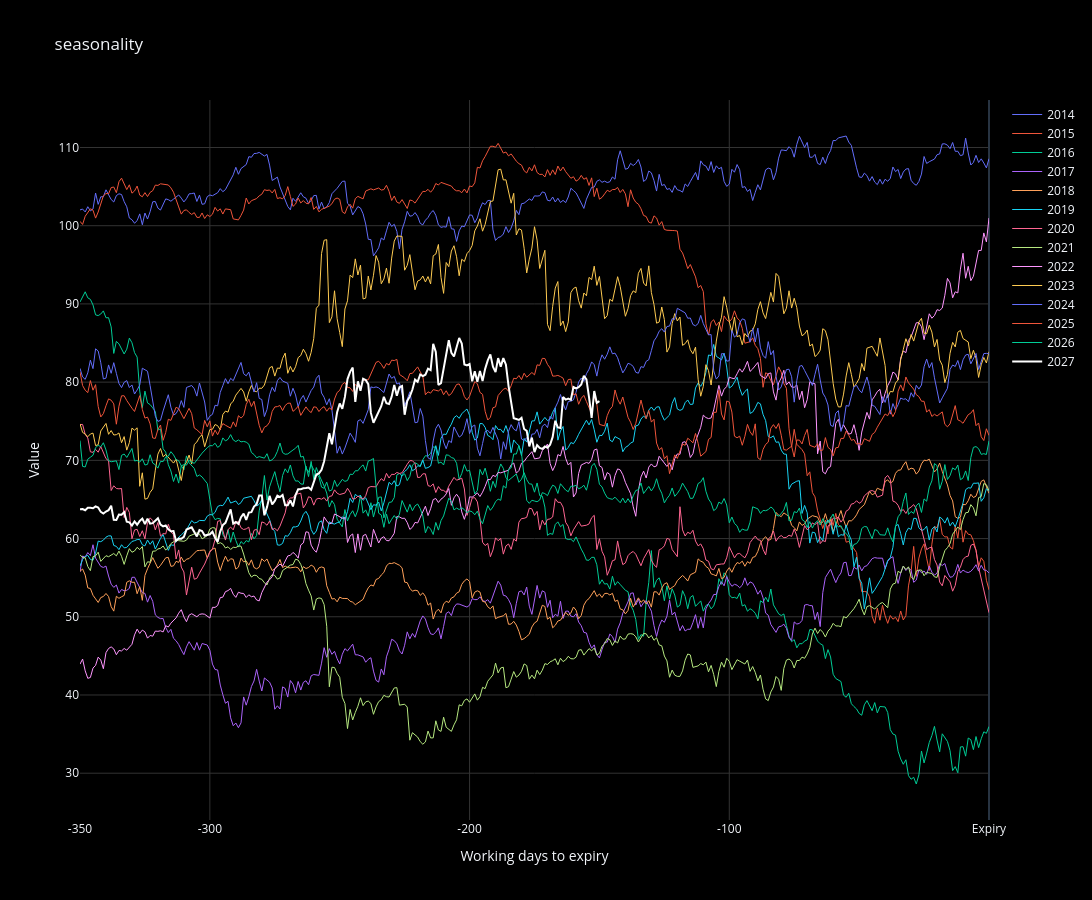

The cell this chart's notebook holds for it:
### Code cell
result = sznlty.working_day_expression_seasonality("CO", "J27 - 3*M27 + 3*Q27 - V27 ", start_year=2014, end_year=2027, window_days=350)
plotter.plot_seasonality(result, title="seasonality")
export_to_excel(result, filename="seasonality_report_final.xlsx")

### Figure 1 — Plotly figure (JSON) as saved in the notebook; plotly's stock layout.template omitted (floating-point values rounded to 4 significant figures; data arrays with more than 128 entries replaced by an {"elided": "..."} marker saying what was removed)
{"data": [{"customdata": {"elided": "346 str values"}, "hovertemplate": "2014<br>Date: %{customdata}<br>Value: %{y:.2f}<extra></extra>", "line": {"color": "#636EFA", "width": 1}, "mode": "lines", "name": "2014", "type": "scatter", "x": {"elided": "346 int values"}, "y": {"elided": "346 float values"}}, {"customdata": {"elided": "346 str values"}, "hovertemplate": "2015<br>Date: %{customdata}<br>Value: %{y:.2f}<extra></extra>", "line": {"color": "#EF553B", "width": 1}, "mode": "lines", "name": "2015", "type": "scatter", "x": {"elided": "346 int values"}, "y": {"elided": "346 float values"}}, {"customdata": {"elided": "346 str values"}, "hovertemplate": "2016<br>Date: %{customdata}<br>Value: %{y:.2f}<extra></extra>", "line": {"color": "#00CC96", "width": 1}, "mode": "lines", "name": "2016", "type": "scatter", "x": {"elided": "346 int values"}, "y": {"elided": "346 float values"}}, {"customdata": {"elided": "347 str values"}, "hovertemplate": "2017<br>Date: %{customdata}<br>Value: %{y:.2f}<extra></extra>", "line": {"color": "#AB63FA", "width": 1}, "mode": "lines", "name": "2017", "type": "scatter", "x": {"elided": "347 int values"}, "y": {"elided": "347 float values"}}, {"customdata": {"elided": "347 str values"}, "hovertemplate": "2018<br>Date: %{customdata}<br>Value: %{y:.2f}<extra></extra>", "line": {"color": "#FFA15A", "width": 1}, "mode": "lines", "name": "2018", "type": "scatter", "x": {"elided": "347 int values"}, "y": {"elided": "347 float values"}}, {"customdata": {"elided": "346 str values"}, "hovertemplate": "2019<br>Date: %{customdata}<br>Value: %{y:.2f}<extra></extra>", "line": {"color": "#19D3F3", "width": 1}, "mode": "lines", "name": "2019", "type": "scatter", "x": {"elided": "346 int values"}, "y": {"elided": "346 float values"}}, {"customdata": {"elided": "346 str values"}, "hovertemplate": "2020<br>Date: %{customdata}<br>Value: %{y:.2f}<extra></extra>", "line": {"color": "#FF6692", "width": 1}, "mode": "lines", "name": "2020", "type": "scatter", "x": {"elided": "346 int values"}, "y": {"elided": "346 float values"}}, {"customdata": {"elided": "346 str values"}, "hovertemplate": "2021<br>Date: %{customdata}<br>Value: %{y:.2f}<extra></extra>", "line": {"color": "#B6E880", "width": 1}, "mode": "lines", "name": "2021", "type": "scatter", "x": {"elided": "346 int values"}, "y": {"elided": "346 float values"}}, {"customdata": {"elided": "348 str values"}, "hovertemplate": "2022<br>Date: %{customdata}<br>Value: %{y:.2f}<extra></extra>", "line": {"color": "#FF97FF", "width": 1}, "mode": "lines", "name": "2022", "type": "scatter", "x": {"elided": "348 int values"}, "y": {"elided": "348 float values"}}, {"customdata": {"elided": "348 str values"}, "hovertemplate": "2023<br>Date: %{customdata}<br>Value: %{y:.2f}<extra></extra>", "line": {"color": "#FECB52", "width": 1}, "mode": "lines", "name": "2023", "type": "scatter", "x": {"elided": "348 int values"}, "y": {"elided": "348 float values"}}, {"customdata": {"elided": "346 str values"}, "hovertemplate": "2024<br>Date: %{customdata}<br>Value: %{y:.2f}<extra></extra>", "line": {"color": "#636EFA", "width": 1}, "mode": "lines", "name": "2024", "type": "scatter", "x": {"elided": "346 int values"}, "y": {"elided": "346 float values"}}, {"customdata": {"elided": "346 str values"}, "hovertemplate": "2025<br>Date: %{customdata}<br>Value: %{y:.2f}<extra></extra>", "line": {"color": "#EF553B", "width": 1}, "mode": "lines", "name": "2025", "type": "scatter", "x": {"elided": "346 int values"}, "y": {"elided": "346 float values"}}, {"customdata": {"elided": "346 str values"}, "hovertemplate": "2026<br>Date: %{customdata}<br>Value: %{y:.2f}<extra></extra>", "line": {"color": "#00CC96", "width": 1}, "mode": "lines", "name": "2026", "type": "scatter", "x": {"elided": "346 int values"}, "y": {"elided": "346 float values"}}, {"customdata": {"elided": "198 str values"}, "hovertemplate": "2027<br>Date: %{customdata}<br>Value: %{y:.2f}<extra></extra>", "line": {"color": "white", "width": 2}, "mode": "lines", "name": "2027", "type": "scatter", "x": {"elided": "198 int values"}, "y": {"elided": "198 float values"}}], "layout": {"height": 900, "hovermode": "x unified", "paper_bgcolor": "black", "plot_bgcolor": "black", "title": {"text": "seasonality"}, "width": 1600, "xaxis": {"gridcolor": "#333", "ticktext": ["-350", "-300", "-200", "-100", "Expiry"], "tickvals": [-350, -300, -200, -100, 0], "title": {"text": "Working days to expiry"}}, "yaxis": {"gridcolor": "#333", "title": {"text": "Value"}}}}
